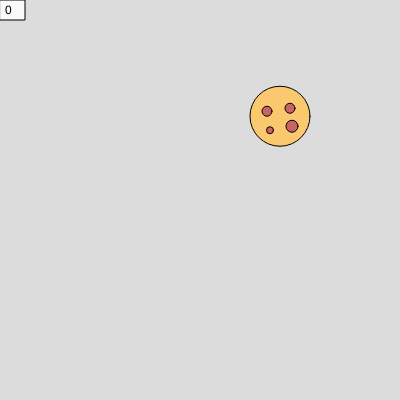
Frame 1 (no input)
Frame 60 (no input): identical to frame 1, image omitted
Frame 120 (the mouse pressed at the canvas centre since frame 60): identical to frame 1, image omitted

The p5.js sketch that drew this single still picture (run headless with seeded random() and noise() and a simulated clock; from frame 60 on, the mouse is pressed at the canvas centre):

// p5.js sketch
// ── sketch.js
function setup() {
  createCanvas(400, 400);
  x = random(55, 370);
  y = random(50, 370);
  s = 0;
}

function draw() {
  background(220);
  fill(250);
  rect(0, 0, 25, 20);
  fill(0);
  text(s, 5, 5, 20, 20);
  fill(250, 200, 110);
  circle(x, y, 60);
  fill(200, 100, 100);
  circle(x - 13, y - 5, 10);
  circle(x + 12, y + 10, 12);
  circle(x + 10, y - 8, 10);
  circle(x - 10, y + 14, 7);
}

function mouseClicked() {
  if (30 >= sqrt((mouseX - x) ** 2 + (mouseY - y) ** 2)) {
    s += 1;
    x = random(50, 370);
    y = random(50, 370);
  }
}
